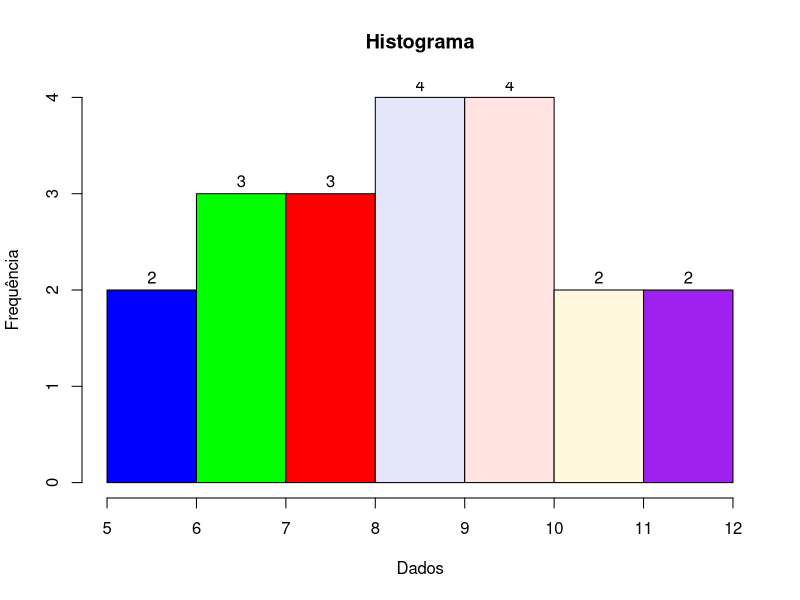

R code for this plot:
library(readxl)
tabela <- read_excel("exercicio4.xls")

salarios <- tabela$Salários

jpeg('4.jpg')
hist(salarios,  main = "Histograma", labels = TRUE, 
     col = c("blue", "green", "red", "lavender", "mistyrose", "cornsilk", "purple", "yellow"),
     ylab = "Frequência", xlab = "Dados")
dev.off()